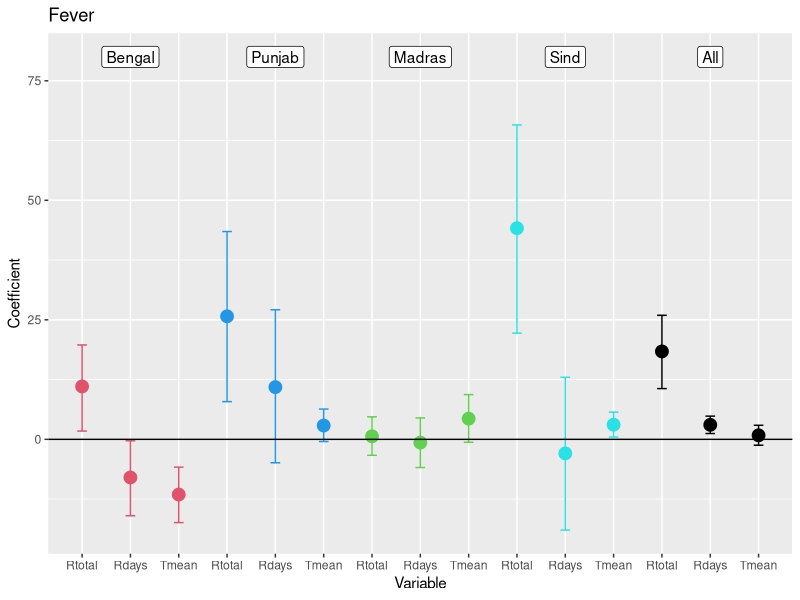
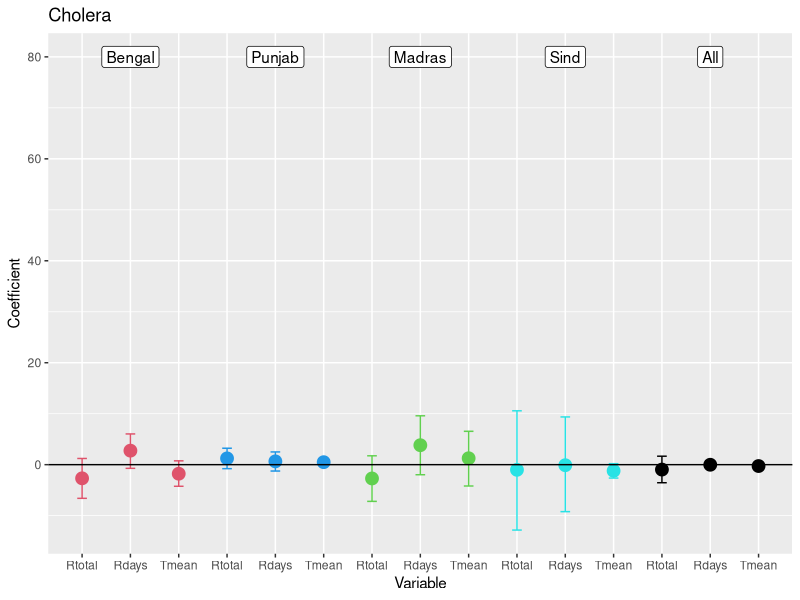

Write the R code that produced these figures, in order.
library(psych)

post.gp_ben_res<-read.csv('post.gp_ben.csv', stringsAsFactors=FALSE)
post.gp_pun_res<-read.csv('post.gp_pun.csv', stringsAsFactors=FALSE)
post.gp_mad_res<-read.csv('post.gp_mad.csv', stringsAsFactors=FALSE)
post.gp_sin_res<-read.csv('post.gp_sin.csv', stringsAsFactors=FALSE)
post.gp_ben_c_res<-read.csv('post.gp_ben_c.csv', stringsAsFactors=FALSE)
post.gp_pun_c_res<-read.csv('post.gp_pun_c.csv', stringsAsFactors=FALSE)
post.gp_mad_c_res<-read.csv('post.gp_mad_c.csv', stringsAsFactors=FALSE)
post.gp_sin_c_res<-read.csv('post.gp_sin_c.csv', stringsAsFactors=FALSE)
all_fev_res<-read.csv('all_fev.csv', stringsAsFactors=FALSE)
all_chol_res<-read.csv('all_chol.csv', stringsAsFactors=FALSE)

means<-c(post.gp_ben_res$Mean[c(2,3,4)],
         post.gp_pun_res$Mean[c(2,3,4)],
         post.gp_mad_res$Mean[c(2,3,4)],
         post.gp_sin_res$Mean[c(2,3,4)],
         all_fev_res$Mean[c(2,3,4)])
         
lows<-c(post.gp_ben_res$Low2.5p[c(2,3,4)],
        post.gp_pun_res$Low2.5p[c(2,3,4)],
        post.gp_mad_res$Low2.5p[c(2,3,4)],
        post.gp_sin_res$Low2.5p[c(2,3,4)],
        all_fev_res$Low2.5p[c(2,3,4)])

ups<-c(post.gp_ben_res$Up97.5p[c(2,3,4)],
        post.gp_pun_res$Up97.5p[c(2,3,4)],
        post.gp_mad_res$Up97.5p[c(2,3,4)],
        post.gp_sin_res$Up97.5p[c(2,3,4)],
        all_fev_res$Up97.5p[c(2,3,4)])

Region<-c('Bengal','Bengal','Bengal',
         'Punjab','Punjab','Punjab',
         'Madras','Madras','Madras',
         'Sind','Sind','Sind',
         'All','All','All')

Weather<-c(rep(c("Rtotal",'Rdays',"Tmean"),5))

df <- data.frame(x =1:15,
                 Estimate =means,
                 L =lows,
                 U =ups,
                 Weather=Weather,
                 Region=Region)

require(ggplot2)

pdf('coefficients_fever.pdf')
ggplot(df, aes(x = x, y = Estimate)) +
  geom_point(size = 4,col = as.numeric(factor(Region))) +
  geom_errorbar(aes(ymax = U, ymin = L),width = 0.2,col = as.numeric(factor(Region))) + 
   labs(x = "Variable",
      y = "Coefficient",
        title = "Fever")+ 
  geom_hline(yintercept = 0)+
  scale_x_discrete(labels=Weather,limits = c(1:15))+
  annotate("label", x = seq(from=2,to=15,by=3), y = 80, label = df$Region[seq(from=2,to=15,by=3)]) 
dev.off()

## cholera
means<-c(post.gp_ben_c_res$Mean[c(2,3,4)],
         post.gp_pun_c_res$Mean[c(2,3,4)],
         post.gp_mad_c_res$Mean[c(2,3,4)],
         post.gp_sin_c_res$Mean[c(2,3,4)],
         all_chol_res$Mean[c(2,3,4)])

lows<-c(post.gp_ben_c_res$Low2.5p[c(2,3,4)],
        post.gp_pun_c_res$Low2.5p[c(2,3,4)],
        post.gp_mad_c_res$Low2.5p[c(2,3,4)],
        post.gp_sin_c_res$Low2.5p[c(2,3,4)],
        all_chol_res$Low2.5p[c(2,3,4)])

ups<-c(post.gp_ben_c_res$Up97.5p[c(2,3,4)],
       post.gp_pun_c_res$Up97.5p[c(2,3,4)],
       post.gp_mad_c_res$Up97.5p[c(2,3,4)],
       post.gp_sin_c_res$Up97.5p[c(2,3,4)],
       all_chol_res$Up97.5p[c(2,3,4)])

Region<-c('Bengal','Bengal','Bengal',
          'Punjab','Punjab','Punjab',
          'Madras','Madras','Madras',
          'Sind','Sind','Sind',
          'All','All','All')

Weather<-c(rep(c("Rtotal",'Rdays',"Tmean"),5))

df <- data.frame(x =1:15,
                 Estimate =means,
                 L =lows,
                 U =ups,
                 Weather=Weather,
                 Region=Region)

require(ggplot2)

pdf('coefficients_cholera.pdf')
ggplot(df, aes(x = x, y = Estimate)) +
  geom_point(size = 4,col = as.numeric(factor(Region))) +
  geom_errorbar(aes(ymax = U, ymin = L),
                width = 0.2,col = as.numeric(factor(Region))) + 
  labs(x = "Variable",
       y = "Coefficient",
       title = "Cholera")+ 
  geom_hline(yintercept = 0)+
  scale_x_discrete(labels=Weather,limits = c(1:15))+
  annotate("label", x = seq(from=2,to=15,by=3), y = 80, label = df$Region[seq(from=2,to=15,by=3)]) 
dev.off()
